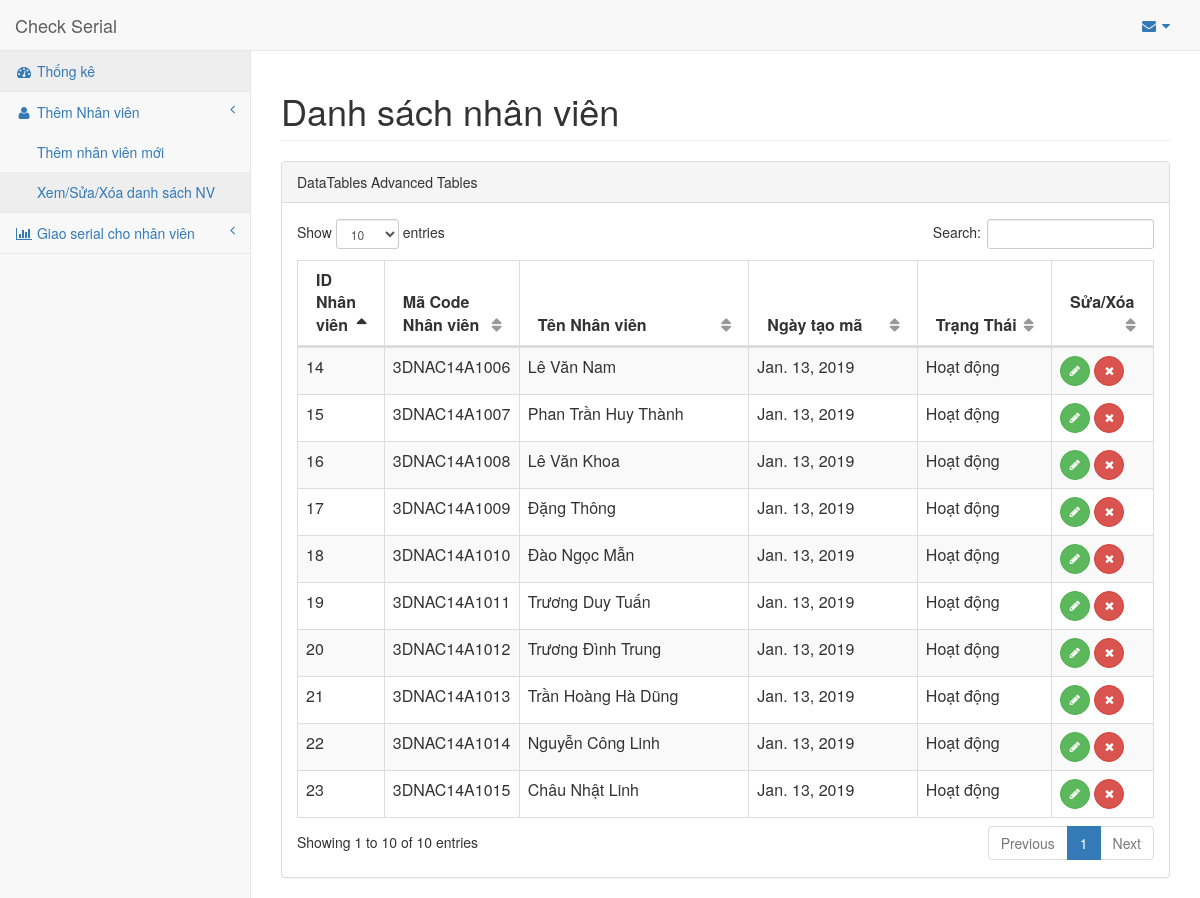
Before: /employee/list with the older database file.
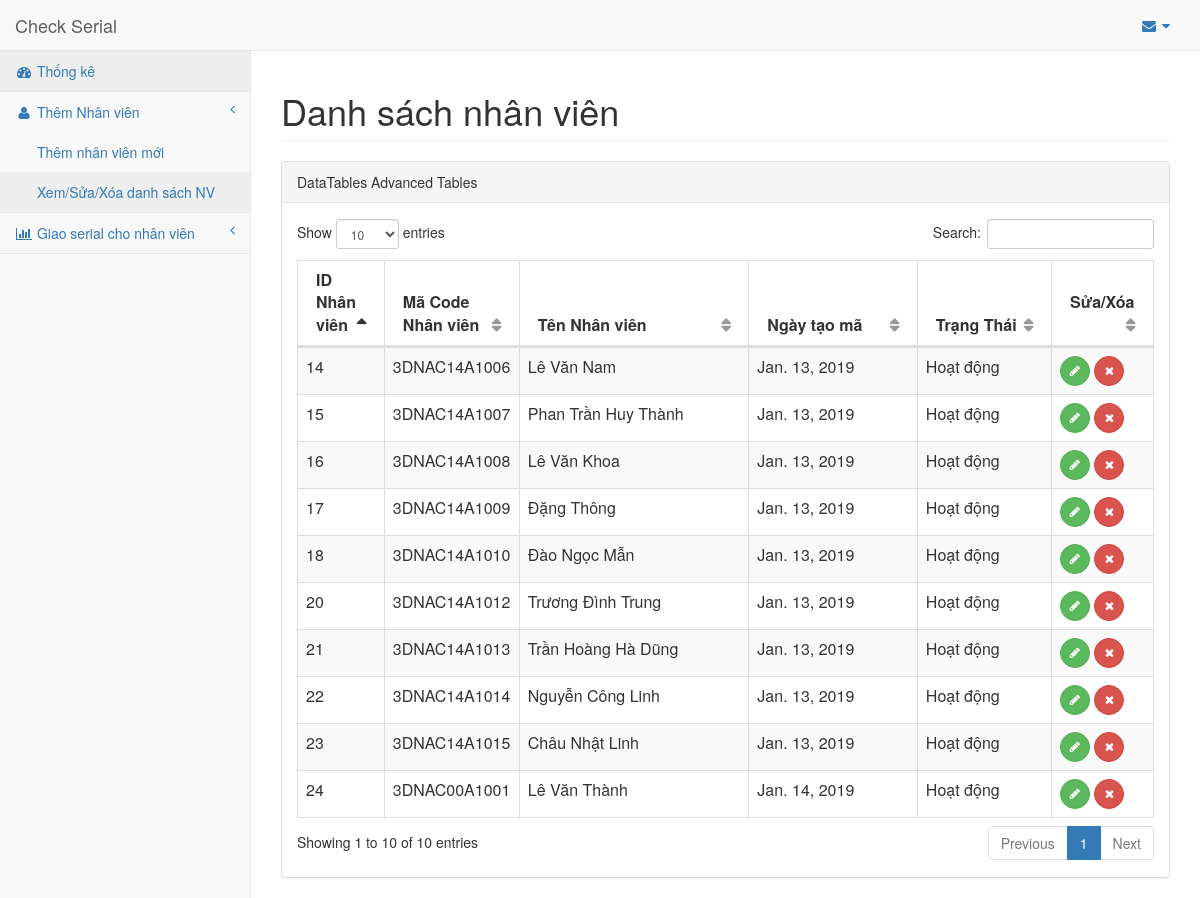
After: the same page with the newer database file.
### PagesApp/models.py (models this page shows, shortened)
class Employee(models.Model):
    em_create_date = models.DateField('Ngày tạo')
    em_code = models.CharField(max_length=50, unique=True)
    em_name = models.CharField(max_length=200)
    status = models.SmallIntegerField(max_length=2)

### PagesApp/views.py (the view)
# urls.py: path('employee/list', views.list_employee, name='elist'),
def list_employee(request):
    em_list = Employee.objects.order_by('em_code')
    em_dict = {'em': em_list}
    return render(request, 'pages/em/list_employee.html', context=em_dict)

### templates/pages/em/list_employee.html (shortened to what this page needs)
{% extends 'base.html' %}
{% block content %}
<div class="row">
  <div class="col-lg-12">
      <h1 class="page-header">Danh sách nhân viên</h1>
  </div>
</div>
<div class="row">
  <div class="col-lg-12">
    <div class="panel panel-default">
      <div class="panel-heading">
          DataTables Advanced Tables
      </div>
      <div class="panel-body">
        <div id="dataTables-example_wrapper" class="dataTables_wrapper form-inline dt-bootstrap no-footer">
          <div class="row">
            <div class="col-sm-6">
            </div>
            <div class="col-sm-6">
            </div>
          </div>
          <div class="row">
            <div class="col-sm-12">
              <table width="100%" class="table table-striped table-bordered table-hover dataTable no-footer dtr-inline" id="dataTables-example" role="grid" aria-describedby="dataTables-example_info" style="width: 100%;">
                <thead>
                  <tr role="row">
                    <th class="sorting_desc" tabindex="0" aria-controls="dataTables-example" rowspan="1" colspan="1" aria-label="Rendering engine: activate to sort column ascending" style="width: 50px;" aria-sort="descending">
                      ID Nhân viên
                    </th>
                    <th class="sorting" tabindex="0" aria-controls="dataTables-example" rowspan="1" colspan="1" aria-label="Browser: activate to sort column ascending" style="width: 60px;">
                      Mã Code Nhân viên
                    </th>
                    <th class="sorting" tabindex="0" aria-controls="dataTables-example" rowspan="1" colspan="1" aria-label="Platform(s): activate to sort column ascending" style="width: 200px;">
                      Tên Nhân viên
                    </th>
                    <th class="sorting" tabindex="0" aria-controls="dataTables-example" rowspan="1" colspan="1" aria-label="Engine version: activate to sort column ascending" style="width: 136px;">
                      Ngày tạo mã
                    </th>
                    <th class="sorting" tabindex="0" aria-controls="dataTables-example" rowspan="1" colspan="1" aria-label="CSS grade: activate to sort column ascending" style="width: 99px;">
                      Trạng Thái
                    </th>
                    <th class="sorting" tabindex="0" aria-controls="dataTables-example" rowspan="1" colspan="1" aria-label="CSS grade: activate to sort column ascending" style="width: 50px;">
                      Sửa/Xóa
                    </th>
                  </tr>
                </thead>
                {% if em %}
                <tbody>
                  {% for e in em %}
                  <tr>
                    <td>{{ e.id }}</td>
                    <td>{{ e.em_code }}</td>
                    <td>{{ e.em_name }}</td>
                    <td class="center">{{ e.em_create_date }}</td>
                    {%if e.status == 1 %}
                    <td class="center">Hoạt động</td>
                    {% else %}
                    <td class="center">Không hoạt động</td>
                    {% endif %}
                    <td class="center">
                      <a href="edit/{{e.id}}">
                        <button type="button" class="btn btn-success btn-circle">
                          <i class="fa fa-pencil"></i>
                        </button>
                      </a>
                      <a href="delete/{{e.id}}">
                        <button type="button" class="btn btn-danger btn-circle">
                          <i class="fa fa-times"></i>
                        </button>
                      </a>
                    </td>
                  </tr>
                  {% endfor %}
                </tbody>
                {% endif %}
              </table>
            </div>
          </div>
        </div>
      </div>
    </div>
  </div>
</div>
{% endblock %}

Changed rows visible on the page:
removed Employee: id "19", em_code "3DNAC14A1011", em_name "Trương Duy Tuấn", em_create_date "Jan. 13, 2019", status "Hoạt động"
added Employee: id "24", em_code "3DNAC00A1001", em_name "Lê Văn Thành", em_create_date "Jan. 14, 2019", status "Hoạt động"
